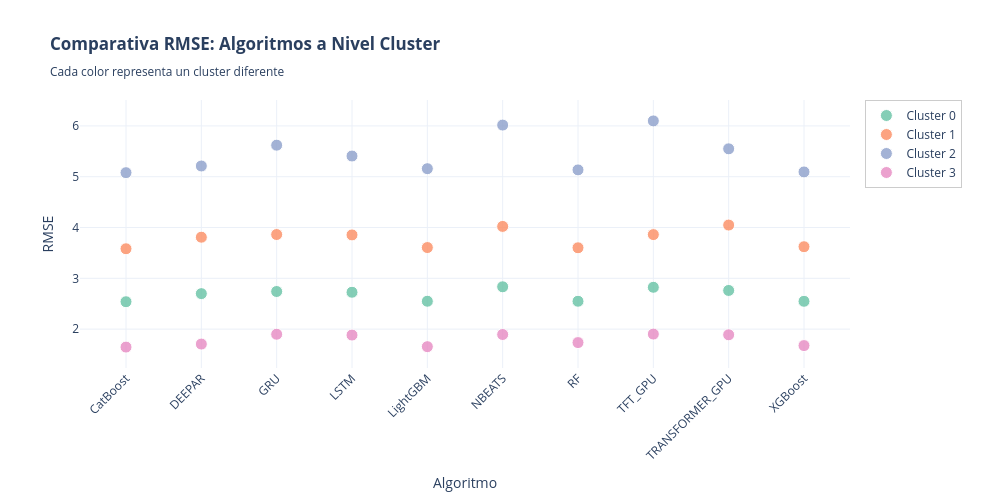

The notebook cell saved with this chart:
### Code cell
# ============================================================================
# GRÁFICO SCATTER: ALGORITMOS vs MÉTRICA - POR CLUSTER (NDetalle == 'Cluster')
# ============================================================================

print("\n" + "="*100)
print("📊 GRÁFICO SCATTER: RMSE POR ALGORITMO - NIVEL CLUSTER")
print("="*100)

import plotly.graph_objects as go
import plotly.express as px

# PARÁMETRO: Métrica a visualizar
METRICA_CLUSTER = 'RMSE'

# Obtener datos a nivel CLUSTER (NDetalle == 'Cluster', Producto IS NULL)
df_cluster_nivel = df_resultados_consolidados[
    (df_resultados_consolidados['NDetalle'] == 'Cluster') &
    (df_resultados_consolidados['Producto'].isna())
].copy()

# Filtrar algoritmos a excluir
df_cluster_nivel = df_cluster_nivel[~df_cluster_nivel['Algoritmo'].isin(['NAIVE', 'MEDIA7'])].copy()

if df_cluster_nivel.empty:
    print("⚠️ No hay datos a nivel Cluster sin Producto")
else:
    # Crear figura
    fig_cluster_scatter = go.Figure()
    
    # Colores para los clusters
    colores_clusters = px.colors.qualitative.Set2
    
    # Obtener clusters únicos
    clusters_unicos_nivel = sorted(df_cluster_nivel['Cluster'].unique())
    
    # Mapeo de colores para cada cluster
    color_map_cluster = {cluster: colores_clusters[idx % len(colores_clusters)] 
                         for idx, cluster in enumerate(clusters_unicos_nivel)}
    
    # Obtener algoritmos únicos ordenados alfabéticamente
    algoritmos_nivel = sorted(df_cluster_nivel['Algoritmo'].unique())
    
    # Agregar puntos para cada cluster
    for cluster in clusters_unicos_nivel:
        df_cluster_data = df_cluster_nivel[df_cluster_nivel['Cluster'] == cluster]
        
        fig_cluster_scatter.add_trace(
            go.Scatter(
                x=df_cluster_data['Algoritmo'],
                y=df_cluster_data[METRICA_CLUSTER],
                mode='markers',
                name=f'Cluster {int(cluster)}',
                marker=dict(
                    size=12,
                    color=color_map_cluster[cluster],
                    symbol='circle',
                    opacity=0.8,
                    line=dict(color='white', width=1)
                ),
                hovertemplate=f'<b>Cluster {int(cluster)}</b><br>%{{x}}<br>{METRICA_CLUSTER}: %{{y:.4f}}<extra></extra>'
            )
        )
    
    # Configurar layout
    fig_cluster_scatter.update_layout(
        title=f'<b>Comparativa {METRICA_CLUSTER}: Algoritmos a Nivel Cluster</b><br><sub>Cada color representa un cluster diferente</sub>',
        xaxis_title='Algoritmo',
        yaxis_title=f'{METRICA_CLUSTER}',
        height=500,
        width=1000,
        template='plotly_white',
        hovermode='closest',
        legend=dict(
            orientation='v',
            yanchor='top',
            y=1,
            xanchor='left',
            x=1.02,
            bgcolor='rgba(255, 255, 255, 0.8)',
            bordercolor='rgba(0, 0, 0, 0.2)',
            borderwidth=1
        ),
        xaxis=dict(
            tickangle=-45,
            categoryorder='array',
            categoryarray=list(algoritmos_nivel)
        ),
        margin=dict(b=100, r=150)
    )
    
    fig_cluster_scatter.show()
    
    print(f"\n✅ Gráfico generado:")
    print(f"   - Métrica: {METRICA_CLUSTER}")
    print(f"   - Algoritmos: {len(algoritmos_nivel)}")
    print(f"   - Clusters: {len(clusters_unicos_nivel)}")

### Figure 1 — Plotly figure (JSON) as saved in the notebook; plotly's stock layout.template omitted (floating-point values rounded to 4 significant figures)
{"data": [{"hovertemplate": "<b>Cluster 0</b><br>%{x}<br>RMSE: %{y:.4f}<extra></extra>", "marker": {"color": "rgb(102,194,165)", "line": {"color": "white", "width": 1}, "opacity": 0.8, "size": 12, "symbol": "circle"}, "mode": "markers", "name": "Cluster 0", "type": "scatter", "x": ["CatBoost", "DEEPAR", "GRU", "LightGBM", "LSTM", "NBEATS", "RF", "TFT_GPU", "TRANSFORMER_GPU", "XGBoost"], "y": [2.54, 2.699, 2.741, 2.549, 2.726, 2.833, 2.549, 2.824, 2.762, 2.548]}, {"hovertemplate": "<b>Cluster 1</b><br>%{x}<br>RMSE: %{y:.4f}<extra></extra>", "marker": {"color": "rgb(252,141,98)", "line": {"color": "white", "width": 1}, "opacity": 0.8, "size": 12, "symbol": "circle"}, "mode": "markers", "name": "Cluster 1", "type": "scatter", "x": ["CatBoost", "DEEPAR", "GRU", "LightGBM", "LSTM", "NBEATS", "RF", "TFT_GPU", "TRANSFORMER_GPU", "XGBoost"], "y": [3.583, 3.81, 3.862, 3.606, 3.855, 4.022, 3.602, 3.861, 4.049, 3.623]}, {"hovertemplate": "<b>Cluster 2</b><br>%{x}<br>RMSE: %{y:.4f}<extra></extra>", "marker": {"color": "rgb(141,160,203)", "line": {"color": "white", "width": 1}, "opacity": 0.8, "size": 12, "symbol": "circle"}, "mode": "markers", "name": "Cluster 2", "type": "scatter", "x": ["CatBoost", "DEEPAR", "GRU", "LightGBM", "LSTM", "NBEATS", "RF", "TFT_GPU", "TRANSFORMER_GPU", "XGBoost"], "y": [5.08, 5.211, 5.621, 5.158, 5.408, 6.017, 5.135, 6.099, 5.549, 5.095]}, {"hovertemplate": "<b>Cluster 3</b><br>%{x}<br>RMSE: %{y:.4f}<extra></extra>", "marker": {"color": "rgb(231,138,195)", "line": {"color": "white", "width": 1}, "opacity": 0.8, "size": 12, "symbol": "circle"}, "mode": "markers", "name": "Cluster 3", "type": "scatter", "x": ["CatBoost", "DEEPAR", "GRU", "LightGBM", "LSTM", "NBEATS", "RF", "TFT_GPU", "TRANSFORMER_GPU", "XGBoost"], "y": [1.647, 1.706, 1.9, 1.655, 1.883, 1.895, 1.735, 1.903, 1.889, 1.676]}], "layout": {"height": 500, "hovermode": "closest", "legend": {"bgcolor": "rgba(255, 255, 255, 0.8)", "bordercolor": "rgba(0, 0, 0, 0.2)", "borderwidth": 1, "orientation": "v", "x": 1.02, "xanchor": "left", "y": 1, "yanchor": "top"}, "margin": {"b": 100, "r": 150}, "title": {"text": "<b>Comparativa RMSE: Algoritmos a Nivel Cluster</b><br><sub>Cada color representa un cluster diferente</sub>"}, "width": 1000, "xaxis": {"categoryarray": ["CatBoost", "DEEPAR", "GRU", "LSTM", "LightGBM", "NBEATS", "RF", "TFT_GPU", "TRANSFORMER_GPU", "XGBoost"], "categoryorder": "array", "tickangle": -45, "title": {"text": "Algoritmo"}}, "yaxis": {"title": {"text": "RMSE"}}}}
